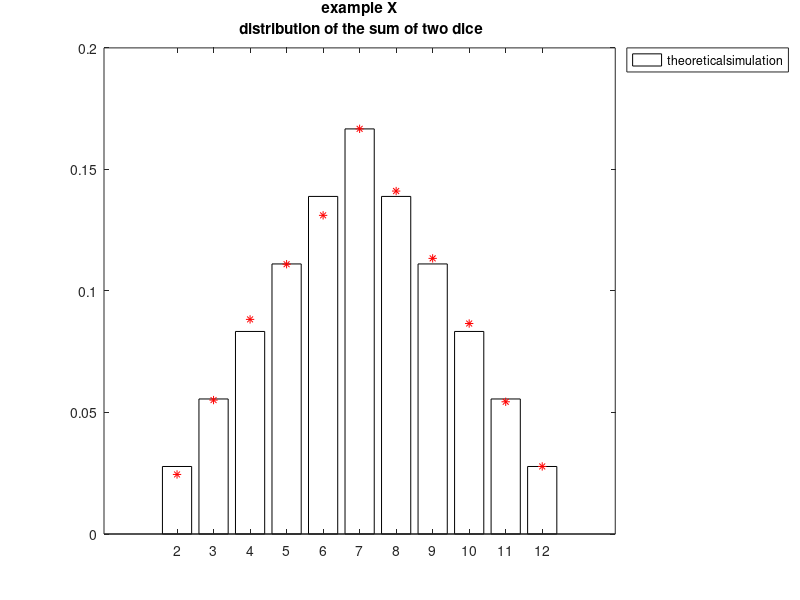

This chart was generated by the following MATLAB code:
% sum of two dice - DISTRIBUTION

clc; clear; clf;

% exact
% by hand
% sum->#num.of pairs
% 2->#1, 3->#2, 4->#3,...7->#6, 8->#5, ..., 12->#1
d_hand=[1:6, 5:-1:1]/36;

% by computer
outcomes=(1:6)+(1:6)'; outcomes=outcomes(:); % flatten it
d_comp=hist(outcomes, 2:12); % frequency computation
d_comp=d_comp/36;

assert(all(d_hand==d_comp));


% by simulation
N=10000;
sim=sum(randi(6,2,N));
d_sim=hist(sim, 2:12);
d_sim=d_sim/N;

% plot
bar(2:12, d_comp,"w");
hold on;
plot(2:12,d_sim, "r*")

legend(["theoretical","simulation"],"Location","northeastoutside");
title(sprintf("example X\n distribution of the sum of two dice"));
